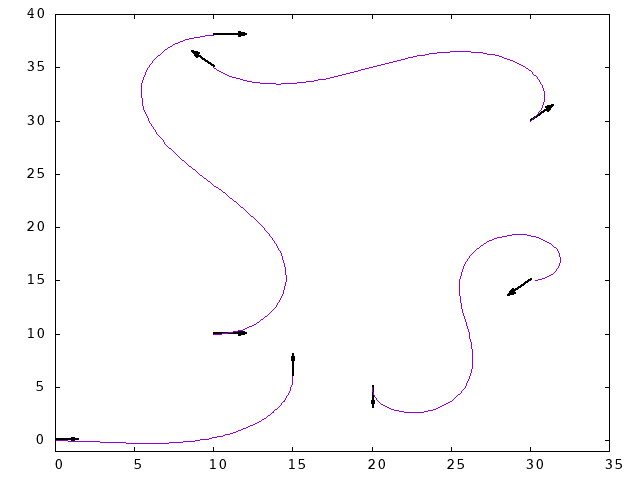

The script that saved this image:
set terminal png size 640,480 font "Courier, 12"
set output 'demo.png'
set arrow 1 from 0,0 to sqrt(2),0 lw 2
set arrow 2 from 15,6 to 15,6+2 lw 2

set arrow 3 from 30,30 to 30+sqrt(2),30+sqrt(2) lw 2
set arrow 4 from 10,35 to 10-sqrt(2),35+sqrt(2) lw 2

set arrow 5 from 10,10 to 12,10 lw 2
set arrow 6 from 10,38 to 12,38 lw 2

set arrow 7 from 20,5 to 20,5-2 lw 2
set arrow 8 from 30,15 to 30-sqrt(2),15-sqrt(2) lw 2

plot [0:35][-1:40]"demo.dat" w l ti ""
unset output
reset